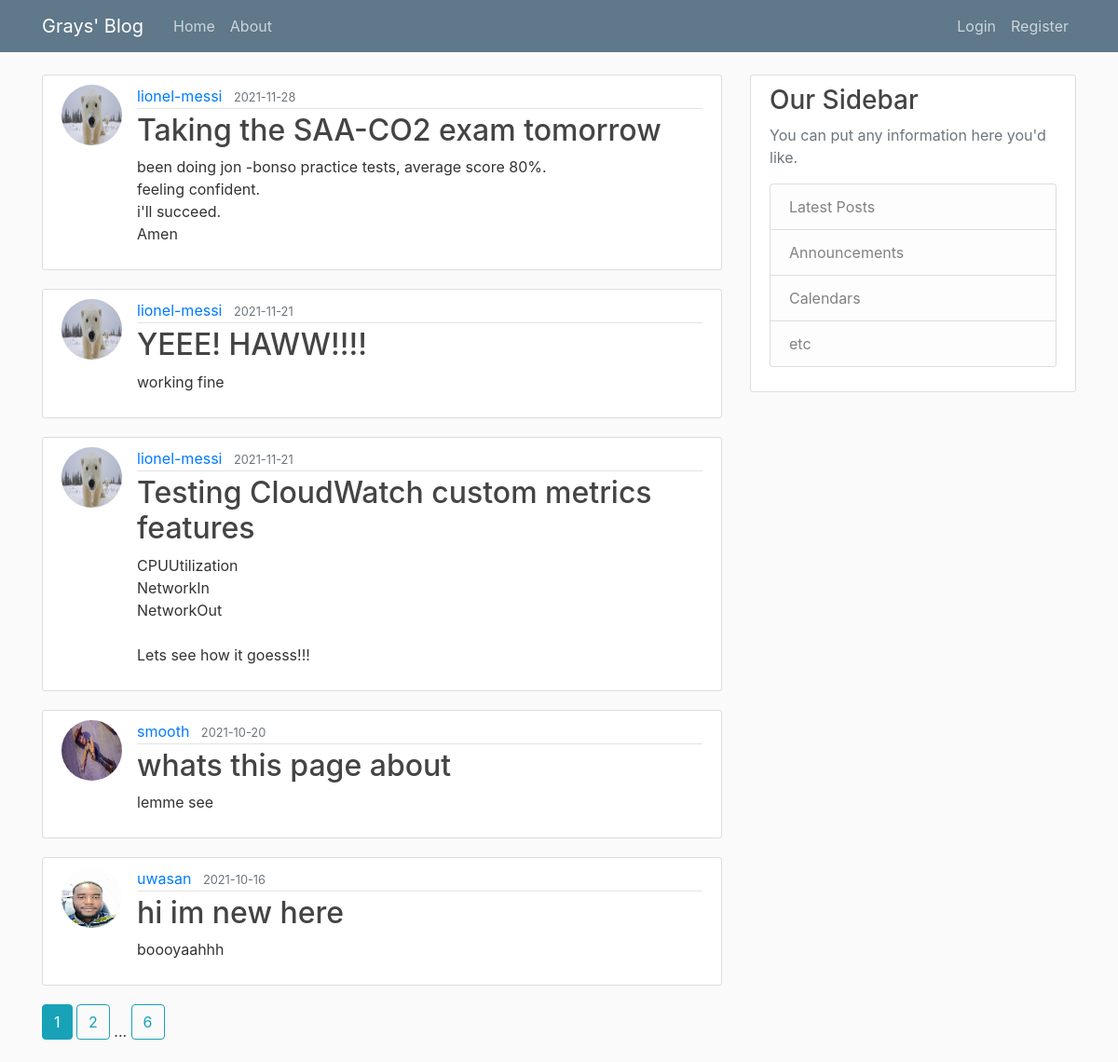
The page /home on the database its author committed.
### blog/models.py (models this page shows, shortened)
class Post(db.Model):
    id = db.Column(db.Integer, primary_key=True)
    title = db.Column(db.String(100), nullable=False)
    date_posted = db.Column(db.DateTime, nullable=False, default=datetime.utcnow)
    content = db.Column(db.Text, nullable=False)
    user_id = db.Column(db.Integer, db.ForeignKey('user.id'), nullable=False)

class User(db.Model, UserMixin):
    id = db.Column(db.Integer, primary_key=True)
    username = db.Column(db.String(20), unique=True, nullable=False)
    email = db.Column(db.String(120), unique=True, nullable=False)
    image_file = db.Column(db.String(20), nullable=False, default='default.jpg')
    password = db.Column(db.String(60), nullable=False)
    posts = db.relationship('Post', backref='author', lazy=True)

### blog/main/routes.py (the view)
@main.route("/")
@main.route("/home")
def home():
    if post:
        page = request.args.get('page', 1, type=int)
        posts = Post.query.order_by(Post.date_posted.desc()).paginate(page=page, per_page=5)
    return render_template('homepage.html', posts=posts)

### blog/templates/homepage.html
{% extends "layout.html" %}
{% block content %}
    {% for post in posts.items %}
        <article class="media content-section">
          <img class="rounded-circle article-img" src="{{ url_for('static', filename='profilepics/' + post.author.image_file) }}">
          <div class="media-body">
            <div class="article-metadata">
              <a class="mr-2" href="{{ url_for('users.user_posts', username=post.author.username) }}">{{ post.author.username }}</a>
              <small class="text-muted">{{ post.date_posted.strftime('%Y-%m-%d') }}</small>
            </div>
            <h2><a class="article-title" href="{{ url_for('posts.post', post_id=post.id) }}">{{ post.title }}</a></h2>
            <p class="article-content">{{ post.content }}</p>
          </div>
        </article>
    {% endfor %}
    {% for page_num in posts.iter_pages(left_edge=1, right_edge=1, left_current=1, right_current=2) %}
      {% if page_num %}
        {% if posts.page == page_num %}
          <a class="btn btn-info mb-4" href="{{ url_for('main.home', page=page_num) }}">{{ page_num }}</a>
        {% else %}
          <a class="btn btn-outline-info mb-4" href="{{ url_for('main.home', page=page_num) }}">{{ page_num }}</a>
        {% endif %}
      {% else %}
        ...
      {% endif %}
    {% endfor %}
{% endblock content %}

### blog/static/main.css (style rules this page uses)
body { background: #fafafa; color: #333333; margin-top: 5rem; }
h1, h2, h3, h4, h5, h6 { color: #444444; }
.content-section { background: #ffffff; padding: 10px 20px; border: 1px solid #dddddd; border-radius: 3px; margin-bottom: 20px; }
.article-title { color: #444444; }
.article-content { white-space: pre-line; }
.article-img { height: 65px; width: 65px; margin-right: 16px; }
.article-metadata { padding-bottom: 1px; margin-bottom: 4px; border-bottom: 1px solid #e3e3e3 }

### rows shown on the page
Post: image_file (picture), author.username "lionel-messi", date_posted "2021-11-28", title "Taking the SAA-CO2 exam tomorrow", content "been doing jon -bonso practice tests, average score 80%. feeling confident. i'll succeed. Amen"
Post: image_file (picture), author.username "lionel-messi", date_posted "2021-11-21", title "YEEE! HAWW!!!!", content "working fine"
Post: image_file (picture), author.username "lionel-messi", date_posted "2021-11-21", title "Testing CloudWatch custom metrics features", content "CPUUtilization NetworkIn NetworkOut Lets see how it goesss!!!"
Post: image_file (placeholder picture), author.username "smooth", date_posted "2021-10-20", title "whats this page about", content "lemme see"
Post: image_file (picture), author.username "uwasan", date_posted "2021-10-16", title "hi im new here", content "boooyaahhh"

### other values the page prints
{{ page_num }} "1"
{{ page_num }} "2" "6"
